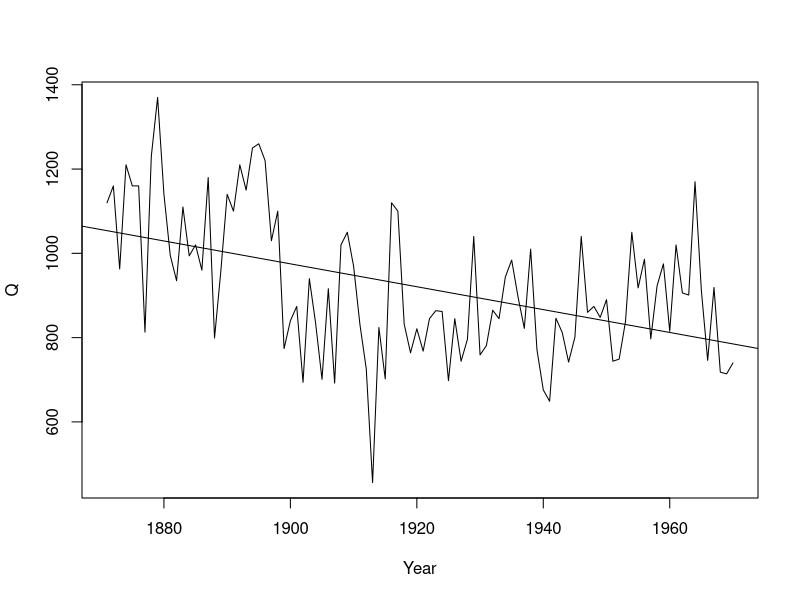

This chart was generated by the following R code:
## ---- chunk 1
data(Nile)
## ---- chunk 2
Q = as.numeric(Nile)
Year = 1871:1970
plot(Year,Q,type="l")
fit = lm(Q ~ Year)
abline(fit)
## ---- chunk 3
8*7
## ---- chunk 4
x=8
y=7
z=x*y
print(z)
## ---- chunk 5
x = 8:10
print(x)
## ---- chunk 6
y = 8.5:10.5
print(y)
## ---- chunk 7
y = seq(8.5,10.5,0.5)
print(y)
## ---- chunk 8
q = c(8, 9.25, 11, 12.5)
print(q)
## ---- chunk 9
qa = c("A","B","c","z","8")
qw = c("cat","bat",",mat")
print(qa)
print(qw)
## ---- chunk 10
typeof(q)  #typeof() refers to the way R stores a variable
typeof(qa)
class(q)  #class() is an attribute  affecting what can be done with a variable
class(qa)
## ---- chunk 11
p = as.character(q)
print(p)
pa = as.numeric(qa)
print(pa)
## ---- chunk 12
x = 8:12
y = c(1.5,3,4.1,6,7.7)
z1 = x + y
z2 = x - y
print(z1)
print(z2)
## ---- chunk 13
z3 = x * y
z4 = x / y
print(z3)
print(z4)
## ---- chunk 14
xs = 8:12
ys = c(1.5,3,4.1,6)
zs = xs * ys
print(zs)
## ---- chunk 15
a = rep(0,10)
b = rep(1,3)
c = rep(NA,5)
print (a)
print (b)
print (c)
## ---- chunk 16
A = matrix(c(1,2,3,4,5,6),nrow=2,ncol=3)
## ---- chunk 17
print (A)
## ---- chunk 18
A = matrix(c(1:6),nrow=2,byrow=TRUE)  #specify to fill by row
print(A)
A = t(matrix(c(1:6),nrow=3)) #take transpose of matrix
print(A)
A = rbind(c(1,2,3),c(4,5,6))  #rbind() = row bind 
                              #also cbind() = column bind
print(A)
## ---- chunk 19
A[2,1]
